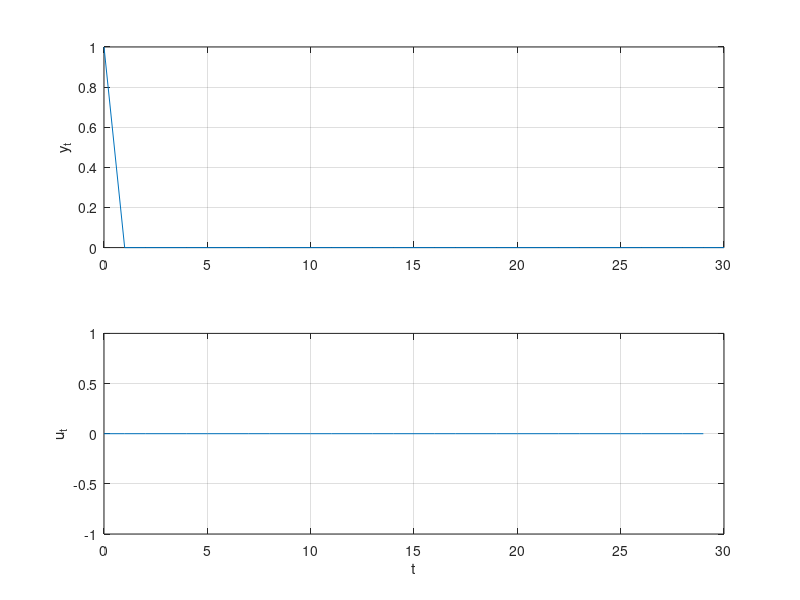

The MATLAB script that drew this image:
% Problem 3 c)
clc; clear all; close all;

A = [0 0 0; 0 0 1; 0.1 -0.79 1.78];
B = [1 0 0.1]';
C = [0 0 1];

x0 = [0 0 1]'; 
N = 30; 
b_length = [1, 1, 2, 4, 8, 14]';
nx = size(A,2); nu = size(B,2);
nb = numel(b_length);

% Cost function
Qt = 2*diag([0, 0, 1]);
Q = kron(eye(N), Qt);
Rt = 2*1;
R = kron(diag(b_length), Rt);
G = blkdiag(Q, R);

% Equality constraint
Aeq_c1 = eye(N*nx);
Aeq_c2 = kron(diag(ones(N-1,1),-1), -A);
ones_block = blkdiag(ones(b_length(1),1), ...
                     ones(b_length(2),1), ...
                     ones(b_length(3),1), ...
                     ones(b_length(4),1), ...
                     ones(b_length(5),1), ...
                     ones(b_length(6),1));
Aeq_c3 = kron(ones_block, -B);
Aeq = [Aeq_c1 + Aeq_c2, Aeq_c3];

beq = [A*x0; zeros((N-1)*nx,1)];

% Inequality constraints
x_lb = -Inf(N*nx,1);
x_ub =  Inf(N*nx,1);
u_lb = -ones(nb*nu,1);
u_ub =  ones(nb*nu,1);
lb = [x_lb; u_lb];
ub = [x_ub; u_ub];

% Solving QP
[z,fval,exitflag,output,lambda] = quadprog(G,[],[],[],Aeq,beq,lb,ub,[]);

% Extracting variables
y = [x0(3); z(nx:nx:N*nx)];
u_blocks = z(N*nx+1:N*nx+nb*nu);
u = ones_block*u_blocks;

t = 1:N;

% Plot optimal trajectory
figure('Name','3 c)');
subplot(2,1,1); plot([0,t],y);grid('on');ylabel('y_t')
subplot(2,1,2);plot(t-1,u);grid('on');xlabel('t');ylabel('u_t');